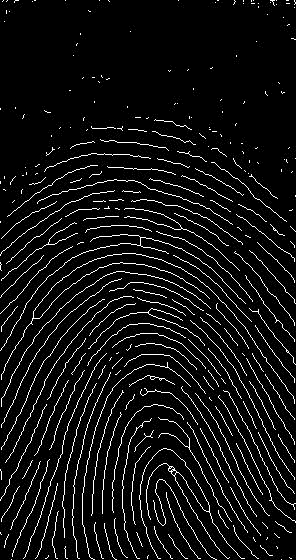
#> input picture fuc.bmp, 296 x 560 px, found by its file name
$ python SeOriente.py   (Python 2 division)
#> lines starting #> are read from the running program, lines starting #| are printed output that depends on the picture
#> further down, img is the input picture: shape (560, 296); min 0, max 255, mean 18
import numpy as np
import cv2

def  acharDir(img, x, y):
	m = np.matrix("1 1 0 -1 -1;1 1 0 -1 -1;0 0 0 0 0;-1 -1 0 1 1;-1 -1 0 1 1")
	soma = 0
	for i in range(5):
		for j in range(5):
			soma += img[x+i, y+j] * m[i,j]

	return soma

def orientar(img):
	x, y = img.shape
#> x = 560; y = 296
	for i in range(x/5):
		for j in range(y/5):
			#simples
			dir = acharDir(img, i * 5, j * 5)
			if dir < -50:
				for k in range(5):
					img[i*5 + k][j*5:j*5+5] = [255,255,255,255,255]
			elif dir > 300:
				for k in range(5):
					img[i*5 + k][j*5:j*5+5] = [128,128,128,128,128]
			else:
				for k in range(5):
					img[i*5 + k][j*5:j*5+5] = [0,0,0,0,0]
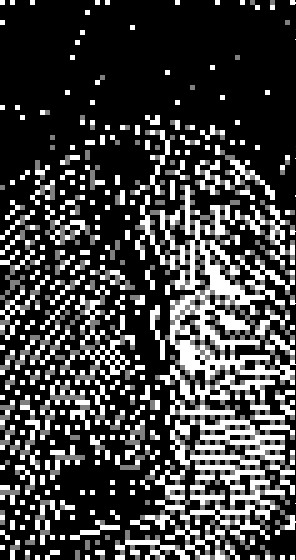
#> img: shape (560, 296); min 0, max 255, mean 65.6

img = cv2.imread("fuc.bmp", 0)

orientar(img)
cv2.imwrite("1_quant.bmp", img)
img = cv2.filter2D(img, -1, np.matrix("0 1 0;1 1 1;0 1 0"))
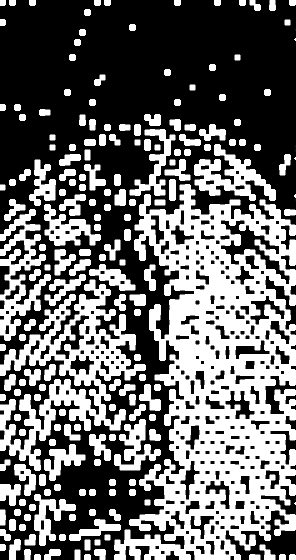
#> img: shape (560, 296); min 0, max 255, mean 107.4
cv2.imwrite("2_filt.bmp", img)

$ run again, with digi.bmp copied over fuc.bmp
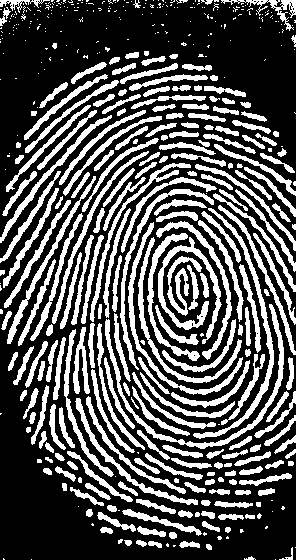
#> input picture digi.bmp, 296 x 560 px, found by its file name
#> after the loop in orientar, `for i in range(x/5):`:
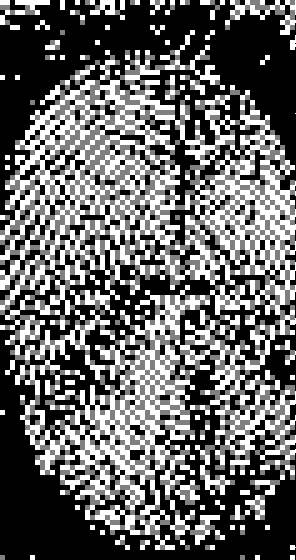
#> img: shape (560, 296); min 0, max 255, mean 102.4
#> `img = cv2.filter2D(img, -1, np.matrix("0 1 0;1 1 1;0 1 0"))`:
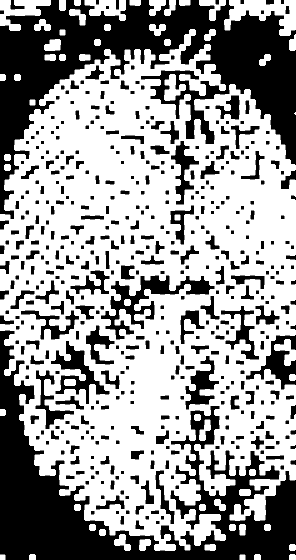
#> img: shape (560, 296); min 0, max 255, mean 155.7

$ run again, with skel0.bmp copied over fuc.bmp
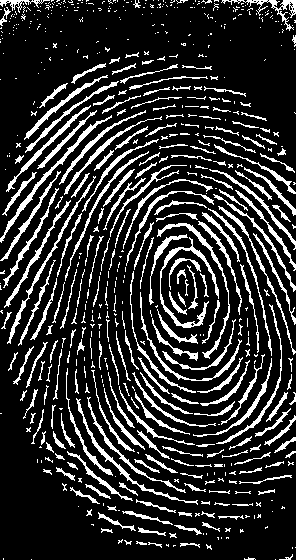
#> input picture skel0.bmp, 296 x 560 px, found by its file name
#> after the loop in orientar, `for i in range(x/5):`:
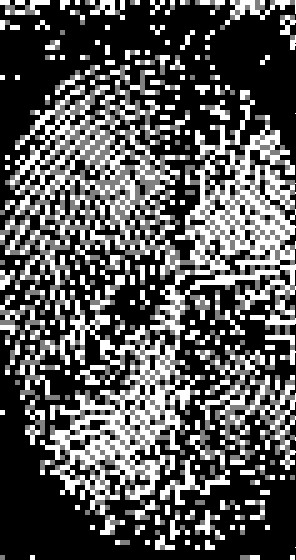
#> img: shape (560, 296); min 0, max 255, mean 87
#> `img = cv2.filter2D(img, -1, np.matrix("0 1 0;1 1 1;0 1 0"))`:
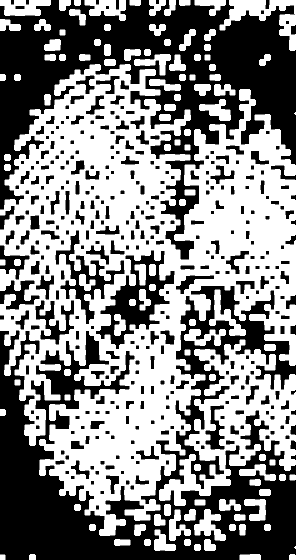
#> img: shape (560, 296); min 0, max 255, mean 137
